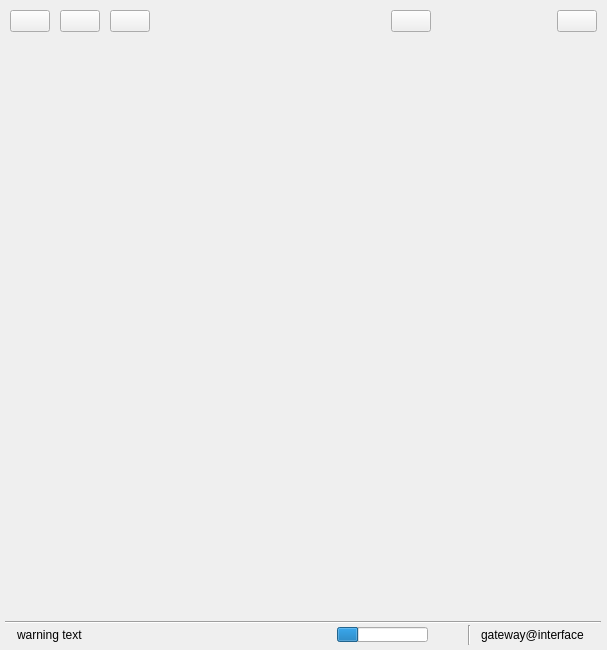
<?xml version="1.0" encoding="UTF-8"?>
<ui version="4.0">
 <class>MainFrame</class>
 <widget class="QMainWindow" name="MainFrame">
  <property name="enabled">
   <bool>true</bool>
  </property>
  <property name="geometry">
   <rect>
    <x>0</x>
    <y>0</y>
    <width>607</width>
    <height>650</height>
   </rect>
  </property>
  <property name="minimumSize">
   <size>
    <width>500</width>
    <height>650</height>
   </size>
  </property>
  <property name="maximumSize">
   <size>
    <width>1920</width>
    <height>1200</height>
   </size>
  </property>
  <property name="windowTitle">
   <string notr="true">Cy4Tool</string>
  </property>
  <property name="styleSheet">
   <string notr="true">QWidget[GuiRole=MainPageButton] { border: 1px solid transparent; border-radius: 4px; padding: 4px; qproperty-iconSize: 32px; }
QWidget[GuiRole=MainPageButton]:hover { background: rgb(220, 220, 220); border-color: rgb(220, 220, 220); }
QWidget[GuiRole=MainPageButton]:pressed { background: rgb(220, 220, 220); border-color: rgb(110, 110, 110); }
QWidget[GuiRole=MainPageButton]:checked { background: rgb(220, 220, 220); border-color: rgb(110, 110, 110); }

</string>
  </property>
  <widget class="QWidget" name="centralwidget">
   <layout class="QVBoxLayout" name="verticalLayout_2">
    <property name="spacing">
     <number>0</number>
    </property>
    <property name="leftMargin">
     <number>5</number>
    </property>
    <property name="topMargin">
     <number>5</number>
    </property>
    <property name="rightMargin">
     <number>5</number>
    </property>
    <property name="bottomMargin">
     <number>5</number>
    </property>
    <item>
     <widget class="QWidget" name="pageButtonArea" native="true">
      <property name="enabled">
       <bool>true</bool>
      </property>
      <layout class="QHBoxLayout" name="horizontalLayout" stretch="0,0,0,2,0,1,0">
       <property name="spacing">
        <number>10</number>
       </property>
       <property name="leftMargin">
        <number>5</number>
       </property>
       <property name="topMargin">
        <number>5</number>
       </property>
       <property name="rightMargin">
        <number>5</number>
       </property>
       <property name="bottomMargin">
        <number>5</number>
       </property>
       <item>
        <widget class="QPushButton" name="deviceListButton">
         <property name="enabled">
          <bool>true</bool>
         </property>
         <property name="sizePolicy">
          <sizepolicy hsizetype="Preferred" vsizetype="Fixed">
           <horstretch>0</horstretch>
           <verstretch>0</verstretch>
          </sizepolicy>
         </property>
         <property name="toolTip">
          <string>Device list</string>
         </property>
         <property name="icon">
          <iconset>
           <disabledoff>:/Symbols/DeviceList_P.png</disabledoff>
           <activeon>:/Symbols/DeviceList_A.png</activeon>
          </iconset>
         </property>
         <property name="iconSize">
          <size>
           <width>32</width>
           <height>32</height>
          </size>
         </property>
         <property name="checkable">
          <bool>true</bool>
         </property>
         <property name="GuiRole" stdset="0">
          <string notr="true">MainPageButton</string>
         </property>
        </widget>
       </item>
       <item>
        <widget class="QPushButton" name="serviceListButton">
         <property name="enabled">
          <bool>true</bool>
         </property>
         <property name="sizePolicy">
          <sizepolicy hsizetype="Preferred" vsizetype="Fixed">
           <horstretch>0</horstretch>
           <verstretch>0</verstretch>
          </sizepolicy>
         </property>
         <property name="toolTip">
          <string>Service list</string>
         </property>
         <property name="icon">
          <iconset>
           <disabledoff>:/Symbols/ServiceList_P.png</disabledoff>
           <activeon>:/Symbols/ServiceList_A.png</activeon>
          </iconset>
         </property>
         <property name="iconSize">
          <size>
           <width>32</width>
           <height>32</height>
          </size>
         </property>
         <property name="checkable">
          <bool>true</bool>
         </property>
         <property name="GuiRole" stdset="0">
          <string notr="true">MainPageButton</string>
         </property>
        </widget>
       </item>
       <item>
        <widget class="QPushButton" name="dashboardButton">
         <property name="enabled">
          <bool>true</bool>
         </property>
         <property name="sizePolicy">
          <sizepolicy hsizetype="Preferred" vsizetype="Fixed">
           <horstretch>0</horstretch>
           <verstretch>0</verstretch>
          </sizepolicy>
         </property>
         <property name="toolTip">
          <string>Dashboard</string>
         </property>
         <property name="icon">
          <iconset>
           <disabledoff>:/Symbols/Dashboard_P.png</disabledoff>
           <activeon>:/Symbols/Dashboard_A.png</activeon>
          </iconset>
         </property>
         <property name="iconSize">
          <size>
           <width>32</width>
           <height>32</height>
          </size>
         </property>
         <property name="checkable">
          <bool>true</bool>
         </property>
         <property name="GuiRole" stdset="0">
          <string notr="true">MainPageButton</string>
         </property>
        </widget>
       </item>
       <item>
        <spacer name="buttonAreaSpacer_2">
         <property name="orientation">
          <enum>Qt::Orientation::Horizontal</enum>
         </property>
         <property name="sizeHint" stdset="0">
          <size>
           <width>40</width>
           <height>20</height>
          </size>
         </property>
        </spacer>
       </item>
       <item>
        <widget class="QPushButton" name="settingsButton">
         <property name="enabled">
          <bool>true</bool>
         </property>
         <property name="sizePolicy">
          <sizepolicy hsizetype="Preferred" vsizetype="Fixed">
           <horstretch>0</horstretch>
           <verstretch>0</verstretch>
          </sizepolicy>
         </property>
         <property name="toolTip">
          <string>Settings</string>
         </property>
         <property name="icon">
          <iconset>
           <disabledoff>:/Symbols/Settings_P.png</disabledoff>
           <activeon>:/Symbols/Settings_A.png</activeon>
          </iconset>
         </property>
         <property name="iconSize">
          <size>
           <width>32</width>
           <height>32</height>
          </size>
         </property>
         <property name="checkable">
          <bool>true</bool>
         </property>
         <property name="GuiRole" stdset="0">
          <string notr="true">MainPageButton</string>
         </property>
        </widget>
       </item>
       <item>
        <spacer name="buttonAreaSpacer1">
         <property name="orientation">
          <enum>Qt::Orientation::Horizontal</enum>
         </property>
         <property name="sizeHint" stdset="0">
          <size>
           <width>40</width>
           <height>20</height>
          </size>
         </property>
        </spacer>
       </item>
       <item>
        <widget class="QPushButton" name="menuButton">
         <property name="enabled">
          <bool>true</bool>
         </property>
         <property name="sizePolicy">
          <sizepolicy hsizetype="Preferred" vsizetype="Fixed">
           <horstretch>0</horstretch>
           <verstretch>0</verstretch>
          </sizepolicy>
         </property>
         <property name="toolTip">
          <string>Menu</string>
         </property>
         <property name="icon">
          <iconset>
           <disabledoff>:/Symbols/Menu_P.png</disabledoff>
           <activeon>:/Symbols/Menu_A.png</activeon>
          </iconset>
         </property>
         <property name="iconSize">
          <size>
           <width>32</width>
           <height>32</height>
          </size>
         </property>
         <property name="GuiRole" stdset="0">
          <string notr="true">MainPageButton</string>
         </property>
        </widget>
       </item>
      </layout>
     </widget>
    </item>
    <item>
     <widget class="QStackedWidget" name="pageArea">
      <property name="enabled">
       <bool>true</bool>
      </property>
      <property name="sizePolicy">
       <sizepolicy hsizetype="Expanding" vsizetype="Expanding">
        <horstretch>0</horstretch>
        <verstretch>0</verstretch>
       </sizepolicy>
      </property>
      <property name="currentIndex">
       <number>5</number>
      </property>
      <widget class="DeviceListPage" name="deviceListPage"/>
      <widget class="ServiceListPage" name="serviceListPage"/>
      <widget class="DashboardPage" name="dashboardPage"/>
      <widget class="SettingsPage" name="settingsPage"/>
      <widget class="FirmwarePage" name="firmwarePage"/>
      <widget class="CustomAccessPage" name="customAccessPage"/>
     </widget>
    </item>
    <item>
     <layout class="QVBoxLayout" name="statusBarLayout">
      <property name="spacing">
       <number>1</number>
      </property>
      <property name="rightMargin">
       <number>1</number>
      </property>
      <item>
       <widget class="Line" name="statusBarSeparatorLine">
        <property name="orientation">
         <enum>Qt::Orientation::Horizontal</enum>
        </property>
       </widget>
      </item>
      <item>
       <layout class="QHBoxLayout" name="statusBarContentLayout" stretch="1,0,0,0,0,0">
        <property name="spacing">
         <number>10</number>
        </property>
        <item>
         <widget class="QStackedWidget" name="statusBarMessageStack">
          <property name="sizePolicy">
           <sizepolicy hsizetype="Preferred" vsizetype="Maximum">
            <horstretch>0</horstretch>
            <verstretch>0</verstretch>
           </sizepolicy>
          </property>
          <property name="currentIndex">
           <number>2</number>
          </property>
          <widget class="QWidget" name="statusBarMessagePage0">
           <layout class="QHBoxLayout" name="horizontalLayout_7">
            <property name="spacing">
             <number>5</number>
            </property>
            <property name="leftMargin">
             <number>3</number>
            </property>
            <property name="topMargin">
             <number>0</number>
            </property>
            <property name="rightMargin">
             <number>0</number>
            </property>
            <property name="bottomMargin">
             <number>0</number>
            </property>
           </layout>
          </widget>
          <widget class="QWidget" name="statusBarMessagePage1">
           <layout class="QHBoxLayout" name="horizontalLayout_5">
            <property name="spacing">
             <number>5</number>
            </property>
            <property name="leftMargin">
             <number>3</number>
            </property>
            <property name="topMargin">
             <number>0</number>
            </property>
            <property name="rightMargin">
             <number>0</number>
            </property>
            <property name="bottomMargin">
             <number>0</number>
            </property>
            <item>
             <widget class="QLabel" name="statusBarInfoSymbol">
              <property name="sizePolicy">
               <sizepolicy hsizetype="Fixed" vsizetype="Fixed">
                <horstretch>0</horstretch>
                <verstretch>0</verstretch>
               </sizepolicy>
              </property>
              <property name="maximumSize">
               <size>
                <width>22</width>
                <height>22</height>
               </size>
              </property>
              <property name="text">
               <string/>
              </property>
              <property name="textFormat">
               <enum>Qt::TextFormat::RichText</enum>
              </property>
              <property name="pixmap">
               <pixmap resource="../Res/Resources.qrc">:/Symbols/Info_A.png</pixmap>
              </property>
              <property name="scaledContents">
               <bool>true</bool>
              </property>
             </widget>
            </item>
            <item>
             <widget class="QLabel" name="statusBarInfoText">
              <property name="sizePolicy">
               <sizepolicy hsizetype="Expanding" vsizetype="Preferred">
                <horstretch>0</horstretch>
                <verstretch>0</verstretch>
               </sizepolicy>
              </property>
              <property name="text">
               <string notr="true">info-text</string>
              </property>
              <property name="textFormat">
               <enum>Qt::TextFormat::RichText</enum>
              </property>
             </widget>
            </item>
           </layout>
          </widget>
          <widget class="QWidget" name="statusBarMessagePage2">
           <layout class="QHBoxLayout" name="horizontalLayout_6">
            <property name="spacing">
             <number>5</number>
            </property>
            <property name="leftMargin">
             <number>0</number>
            </property>
            <property name="topMargin">
             <number>0</number>
            </property>
            <property name="rightMargin">
             <number>0</number>
            </property>
            <property name="bottomMargin">
             <number>0</number>
            </property>
            <item>
             <widget class="QLabel" name="statusBarWarningSymbol">
              <property name="sizePolicy">
               <sizepolicy hsizetype="Fixed" vsizetype="Fixed">
                <horstretch>0</horstretch>
                <verstretch>0</verstretch>
               </sizepolicy>
              </property>
              <property name="maximumSize">
               <size>
                <width>22</width>
                <height>22</height>
               </size>
              </property>
              <property name="text">
               <string/>
              </property>
              <property name="textFormat">
               <enum>Qt::TextFormat::RichText</enum>
              </property>
              <property name="pixmap">
               <pixmap resource="../Res/Resources.qrc">:/Symbols/SymbolFailure.png</pixmap>
              </property>
              <property name="scaledContents">
               <bool>true</bool>
              </property>
             </widget>
            </item>
            <item>
             <widget class="QLabel" name="statusBarWarningText">
              <property name="sizePolicy">
               <sizepolicy hsizetype="Expanding" vsizetype="Preferred">
                <horstretch>0</horstretch>
                <verstretch>0</verstretch>
               </sizepolicy>
              </property>
              <property name="text">
               <string notr="true">&lt;html&gt;&lt;head/&gt;&lt;body&gt;&lt;p&gt;warning text&lt;/p&gt;&lt;/body&gt;&lt;/html&gt;</string>
              </property>
              <property name="textFormat">
               <enum>Qt::TextFormat::RichText</enum>
              </property>
             </widget>
            </item>
           </layout>
          </widget>
         </widget>
        </item>
        <item>
         <widget class="QProgressBar" name="statusBarProgressBar">
          <property name="maximumSize">
           <size>
            <width>16777215</width>
            <height>15</height>
           </size>
          </property>
          <property name="value">
           <number>24</number>
          </property>
          <property name="textVisible">
           <bool>false</bool>
          </property>
         </widget>
        </item>
        <item>
         <spacer name="statusBarContentSpacer">
          <property name="orientation">
           <enum>Qt::Orientation::Horizontal</enum>
          </property>
          <property name="sizeHint" stdset="0">
           <size>
            <width>30</width>
            <height>20</height>
           </size>
          </property>
         </spacer>
        </item>
        <item>
         <widget class="Line" name="line">
          <property name="orientation">
           <enum>Qt::Orientation::Vertical</enum>
          </property>
         </widget>
        </item>
        <item>
         <widget class="QLabel" name="gatewayInterfaceText">
          <property name="text">
           <string notr="true">gateway@interface</string>
          </property>
          <property name="textFormat">
           <enum>Qt::TextFormat::RichText</enum>
          </property>
         </widget>
        </item>
        <item>
         <widget class="QStackedWidget" name="statusBarActivity">
          <property name="sizePolicy">
           <sizepolicy hsizetype="Maximum" vsizetype="Maximum">
            <horstretch>0</horstretch>
            <verstretch>0</verstretch>
           </sizepolicy>
          </property>
          <property name="currentIndex">
           <number>0</number>
          </property>
          <widget class="QWidget" name="actLampPageOff">
           <layout class="QHBoxLayout" name="horizontalLayout_2">
            <property name="leftMargin">
             <number>0</number>
            </property>
            <property name="topMargin">
             <number>0</number>
            </property>
            <property name="rightMargin">
             <number>0</number>
            </property>
            <property name="bottomMargin">
             <number>0</number>
            </property>
            <item>
             <widget class="QLabel" name="actLampOff">
              <property name="sizePolicy">
               <sizepolicy hsizetype="Fixed" vsizetype="Fixed">
                <horstretch>0</horstretch>
                <verstretch>0</verstretch>
               </sizepolicy>
              </property>
              <property name="maximumSize">
               <size>
                <width>20</width>
                <height>20</height>
               </size>
              </property>
              <property name="text">
               <string/>
              </property>
              <property name="textFormat">
               <enum>Qt::TextFormat::RichText</enum>
              </property>
              <property name="pixmap">
               <pixmap resource="../Res/Resources.qrc">:/Symbols/ActLampOff.png</pixmap>
              </property>
              <property name="scaledContents">
               <bool>true</bool>
              </property>
             </widget>
            </item>
           </layout>
          </widget>
          <widget class="QWidget" name="actLampPageOn">
           <layout class="QHBoxLayout" name="horizontalLayout_3">
            <property name="leftMargin">
             <number>0</number>
            </property>
            <property name="topMargin">
             <number>0</number>
            </property>
            <property name="rightMargin">
             <number>0</number>
            </property>
            <property name="bottomMargin">
             <number>0</number>
            </property>
            <item>
             <widget class="QLabel" name="actLampOn">
              <property name="sizePolicy">
               <sizepolicy hsizetype="Fixed" vsizetype="Fixed">
                <horstretch>0</horstretch>
                <verstretch>0</verstretch>
               </sizepolicy>
              </property>
              <property name="maximumSize">
               <size>
                <width>22</width>
                <height>22</height>
               </size>
              </property>
              <property name="text">
               <string/>
              </property>
              <property name="textFormat">
               <enum>Qt::TextFormat::RichText</enum>
              </property>
              <property name="pixmap">
               <pixmap resource="../Res/Resources.qrc">:/Symbols/ActLampOn.png</pixmap>
              </property>
              <property name="scaledContents">
               <bool>true</bool>
              </property>
             </widget>
            </item>
           </layout>
          </widget>
         </widget>
        </item>
       </layout>
      </item>
     </layout>
    </item>
   </layout>
  </widget>
  <action name="aboutMenuItem">
   <property name="icon">
    <iconset>
     <disabledoff>:/Symbols/Info_P.png</disabledoff>
     <activeon>:/Symbols/Info_A.png</activeon>
    </iconset>
   </property>
   <property name="text">
    <string>Info about Cy4Tool</string>
   </property>
   <property name="toolTip">
    <string>Info about Cy4Tool</string>
   </property>
  </action>
  <action name="deviceListMenuItem">
   <property name="icon">
    <iconset>
     <disabledoff>:/Symbols/DeviceList_P.png</disabledoff>
     <activeon>:/Symbols/DeviceList_A.png</activeon>
    </iconset>
   </property>
   <property name="text">
    <string>Open device list page</string>
   </property>
   <property name="toolTip">
    <string>Device list page</string>
   </property>
  </action>
  <action name="serviceListMenuItem">
   <property name="icon">
    <iconset>
     <disabledoff>:/Symbols/ServiceList_P.png</disabledoff>
     <activeon>:/Symbols/ServiceList_A.png</activeon>
    </iconset>
   </property>
   <property name="text">
    <string>Open service list page</string>
   </property>
   <property name="toolTip">
    <string>Service list page</string>
   </property>
  </action>
  <action name="dashboardMenuItem">
   <property name="icon">
    <iconset>
     <disabledoff>:/Symbols/Dashboard_P.png</disabledoff>
     <activeon>:/Symbols/Dashboard_A.png</activeon>
    </iconset>
   </property>
   <property name="text">
    <string>Open dashboard page</string>
   </property>
   <property name="toolTip">
    <string>Dashboard page</string>
   </property>
  </action>
  <action name="settingsMenuItem">
   <property name="icon">
    <iconset>
     <disabledoff>:/Symbols/Settings_P.png</disabledoff>
     <activeon>:/Symbols/Settings_A.png</activeon>
    </iconset>
   </property>
   <property name="text">
    <string>Open settings page</string>
   </property>
   <property name="toolTip">
    <string>Settings page</string>
   </property>
  </action>
  <action name="closeApplicationMenuItem">
   <property name="icon">
    <iconset>
     <disabledoff>:/Symbols/Close_P.png</disabledoff>
     <activeon>:/Symbols/Close_A.png</activeon>
    </iconset>
   </property>
   <property name="text">
    <string>Close application</string>
   </property>
   <property name="toolTip">
    <string>Close application</string>
   </property>
  </action>
 </widget>
 <customwidgets>
  <customwidget>
   <class>DeviceListPage</class>
   <extends>QWidget</extends>
   <header>DeviceListPage.h</header>
   <container>1</container>
  </customwidget>
  <customwidget>
   <class>SettingsPage</class>
   <extends>QWidget</extends>
   <header>SettingsPage.h</header>
   <container>1</container>
  </customwidget>
  <customwidget>
   <class>ServiceListPage</class>
   <extends>QWidget</extends>
   <header>ServiceListPage.h</header>
   <container>1</container>
  </customwidget>
  <customwidget>
   <class>DashboardPage</class>
   <extends>QWidget</extends>
   <header>DashboardPage.h</header>
   <container>1</container>
  </customwidget>
  <customwidget>
   <class>FirmwarePage</class>
   <extends>QWidget</extends>
   <header>FirmwarePage.h</header>
   <container>1</container>
  </customwidget>
  <customwidget>
   <class>CustomAccessPage</class>
   <extends>QWidget</extends>
   <header>CustomAccessPage.h</header>
   <container>1</container>
  </customwidget>
 </customwidgets>
 <resources>
  <include location="../Res/Resources.qrc"/>
 </resources>
 <connections/>
</ui>
